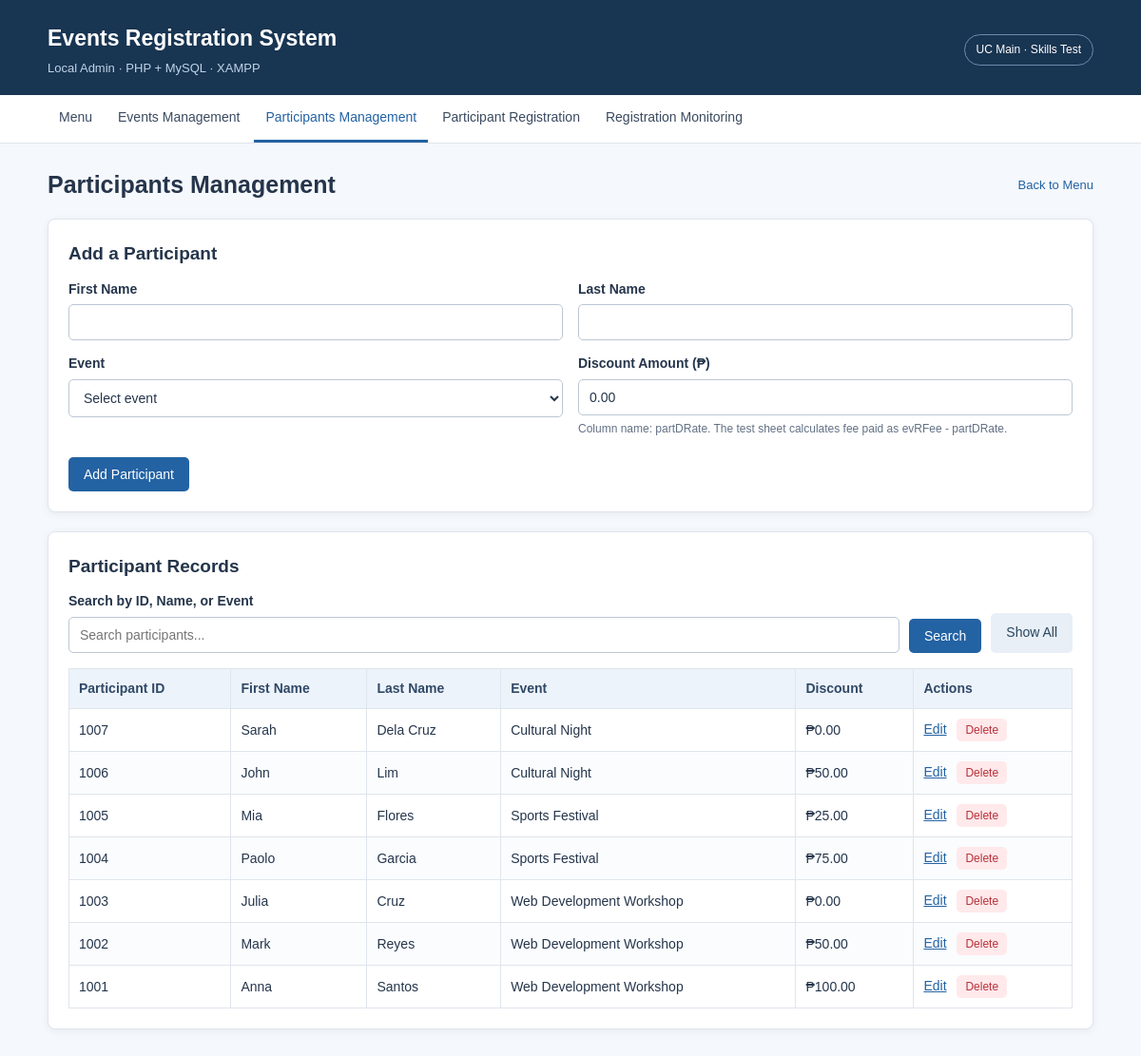
Screenshot of /participants.php with the database file from the repository.
### tables this page shows
CREATE TABLE IF NOT EXISTS Participants (
    partID INT AUTO_INCREMENT PRIMARY KEY,
    evCode INT NOT NULL,
    partFName VARCHAR(100) NOT NULL,
    partLName VARCHAR(100) NOT NULL,
    partDRate DECIMAL(10,2) NOT NULL DEFAULT 0.00,
    FOREIGN KEY (evCode) REFERENCES Events(evCode) ON DELETE RESTRICT
);

CREATE TABLE IF NOT EXISTS Events (
    evCode INT AUTO_INCREMENT PRIMARY KEY,
    evName VARCHAR(150) NOT NULL,
    evDate DATE NOT NULL,
    evVenue VARCHAR(150) NOT NULL,
    evRFee DECIMAL(10,2) NOT NULL DEFAULT 0.00
);

### functions.php (called while the page is built, shortened)
<?php
function h($value): string {
    return htmlspecialchars((string) ($value ?? ''), ENT_QUOTES, 'UTF-8');
}
function peso($value): string {
    return '₱' . number_format((float) $value, 2);
}

### participants.php (the view, shortened to what this page needs)
<?php
require_once 'functions.php';
$pageTitle = 'Participants Management';
$events = $pdo->query('SELECT evCode, evName, evRFee FROM Events ORDER BY evName')->fetchAll();
$edit = null;
$search = trim($_GET['search'] ?? '');
$stmt = $pdo->prepare('SELECT p.*, e.evName, e.evRFee FROM Participants p JOIN Events e ON e.evCode=p.evCode
     WHERE p.partFName LIKE ? OR p.partLName LIKE ? OR e.evName LIKE ? OR CAST(p.partID AS CHAR) LIKE ? ORDER BY p.partID DESC');
$stmt->execute(array_fill(0, 4, '%' . $search . '%'));
$participants = $stmt->fetchAll();
require 'header.php';
?>
<div class="card">
    <h2><?= $edit ? 'Update Participant' : 'Add a Participant' ?></h2>
    <form method="post">
        <div class="form-grid">
            <div class="field"><label for="partFName">First Name</label><input id="partFName" name="partFName" maxlength="100" required value="<?= h($edit['partFName'] ?? '') ?>"></div>
            <div class="field"><label for="partLName">Last Name</label><input id="partLName" name="partLName" maxlength="100" required value="<?= h($edit['partLName'] ?? '') ?>"></div>
            <div class="field"><label for="evCode">Event</label><select id="evCode" name="evCode" required><option value="">Select event</option>
            </select></div>
            <div class="field"><label for="partDRate">Discount Amount (₱)</label><input id="partDRate" name="partDRate" type="number" min="0" max="99999999.99" step="0.01" required value="<?= h($edit['partDRate'] ?? '0.00') ?>"><p class="help">Column name: partDRate. The test sheet calculates fee paid as evRFee - partDRate.</p></div>
        </div>
        <div class="form-actions"><button class="btn" type="submit" <?= !$events ? 'disabled' : '' ?>><?= $edit ? 'Save Changes' : 'Add Participant' ?></button></div>
    </form>
</div>
<div class="card">
    <h2>Participant Records</h2>
    <form class="search-form" method="get">
        <div class="field"><label for="search">Search by ID, Name, or Event</label><input id="search" name="search" placeholder="Search participants..." value="<?= h($search) ?>"></div>
        <button class="btn" type="submit">Search</button><a class="btn btn-secondary" href="participants.php">Show All</a>
    </form>
    <div class="table-wrap"><table><thead><tr><th>Participant ID</th><th>First Name</th><th>Last Name</th><th>Event</th><th>Discount</th><th>Actions</th></tr></thead><tbody>
    <?php foreach ($participants as $p): ?>
        <tr><td><?= h($p['partID']) ?></td><td><?= h($p['partFName']) ?></td><td><?= h($p['partLName']) ?></td><td><?= h($p['evName']) ?></td><td><?= peso($p['partDRate']) ?></td>
        <td class="actions"><a href="participants.php?edit=<?= (int) $p['partID'] ?>">Edit</a>
        <form class="inline" method="post" onsubmit="return confirm('Delete this participant?');">
        <?php csrf_input(); ?><input type="hidden" name="action" value="delete"><input type="hidden" name="partID" value="<?= h($p['partID']) ?>"><button class="btn btn-danger btn-small" type="submit">Delete</button></form></td></tr>
    <?php endforeach; ?>
    </tbody></table></div>
</div>

### header.php (shortened to what this page needs)
<?php
$pageTitle = $pageTitle ?? 'Events Registration System';
$currentPage = basename($_SERVER['PHP_SELF']);
?>
<!doctype html>
<html lang="en">
<head>
    <link rel="stylesheet" href="style.css">
</head>
<body>
<header class="site-header">
    <div class="container topbar">
        <div>
            <a class="brand" href="index.php">Events Registration System</a>
            <div class="subtitle">Local Admin · PHP + MySQL · XAMPP</div>
        </div>
        <span class="header-pill">UC Main · Skills Test</span>
    </div>
</header>
<nav class="navbar" aria-label="Main menu">
    <div class="container navlinks">
        <a class="<?= $currentPage === 'index.php' ? 'active' : '' ?>" href="index.php">Menu</a>
        <a class="<?= $currentPage === 'events.php' ? 'active' : '' ?>" href="events.php">Events Management</a>
        <a class="<?= $currentPage === 'participants.php' ? 'active' : '' ?>" href="participants.php">Participants Management</a>
        <a class="<?= $currentPage === 'registration.php' ? 'active' : '' ?>" href="registration.php">Participant Registration</a>
        <a class="<?= $currentPage === 'monitoring.php' ? 'active' : '' ?>" href="monitoring.php">Registration Monitoring</a>
    </div>
</nav>
<main class="container main-content">
    <div class="page-heading"><h1><?= h($pageTitle) ?></h1><a href="index.php" class="back-link">Back to Menu</a></div>

### style.css (style rules this page uses)
:root { --ink:#25354b; --muted:#637185; --line:#dfe5ec; --blue:#2362a3; --light:#f5f8fc; --white:#fff; --danger:#b73139; }
* { box-sizing: border-box; }
body { margin:0; font-family: Arial, Helvetica, sans-serif; line-height:1.55; background:var(--light); color:var(--ink); font-size:15px; }
a { color:var(--blue); }
.container { width:min(1100px, 94%); margin:0 auto; }
.site-header { color:white; background:#183552; padding:23px 0 18px; }
.topbar { display:flex; justify-content:space-between; gap:16px; align-items:center; }
.brand { color:white; text-decoration:none; font-weight:bold; font-size:23px; }
.subtitle { color:#bfd4e8; font-size:13px; margin-top:3px; }
.header-pill { border:1px solid #6d8dad; border-radius:24px; padding:6px 12px; font-size:12px; white-space:nowrap; }
.navbar { background:#fff; border-bottom:1px solid var(--line); }
.navlinks { display:flex; flex-wrap:wrap; gap:3px; }
.navlinks a { text-decoration:none; padding:13px 12px; display:block; color:#3a4a60; border-bottom:3px solid transparent; font-size:14px; }
.navlinks a:hover, .navlinks .active { border-bottom-color:var(--blue); color:var(--blue); }
.main-content { min-height:67vh; padding:24px 0 44px; }
.page-heading { display:flex; align-items:center; justify-content:space-between; gap:15px; margin-bottom:16px; }
h1 { font-size:25px; margin:0; }
h2 { font-size:19px; margin:0 0 12px; }
.back-link { font-size:13px; text-decoration:none; }
p { margin:8px 0 16px; }
.card { background:var(--white); border:1px solid var(--line); border-radius:8px; padding:21px; margin-bottom:20px; box-shadow:0 2px 8px #243a5410; }
label { display:block; font-size:14px; font-weight:bold; margin-bottom:5px; }
input, select { display:block; width:100%; border:1px solid #bcc7d4; border-radius:5px; padding:10px 11px; font-family:inherit; font-size:14px; color:var(--ink); background:#fff; }
.field { margin-bottom:14px; }
.form-grid { display:grid; grid-template-columns:repeat(2,minmax(0,1fr)); gap:0 16px; }
.help { color:var(--muted); font-size:12px; margin:5px 0 0; }
.form-actions { display:flex; align-items:center; flex-wrap:wrap; gap:10px; margin-top:6px; }
.btn { display:inline-block; border:none; border-radius:5px; padding:10px 16px; font-family:inherit; font-size:14px; cursor:pointer; background:var(--blue); color:white; text-decoration:none; }
.btn-secondary { color:#28465f; background:#e9eff6; }
.btn-danger { color:var(--danger); background:#ffe9eb; }
.btn-small { padding:5px 9px; font-size:12px; }
.inline { display:inline; }
.search-form { display:flex; flex-wrap:wrap; gap:10px; align-items:end; margin-bottom:16px; }
.search-form .field { flex:1; margin:0; min-width:180px; }
.table-wrap { overflow-x:auto; }
table { border-collapse:collapse; width:100%; font-size:14px; }
th,td { border:1px solid var(--line); padding:10px; text-align:left; vertical-align:middle; }
th { background:#edf3fa; color:#304967; white-space:nowrap; }
tr:nth-child(even) td { background:#fafcfe; }
.actions { white-space:nowrap; }
.actions a { margin-right:7px; }

### rows the page displays
participants: partID "1007", partFName "Sarah", partLName "Dela Cruz", evCode.evName "Cultural Night", partDRate "₱0.00"
participants: partID "1006", partFName "John", partLName "Lim", evCode.evName "Cultural Night", partDRate "₱50.00"
participants: partID "1005", partFName "Mia", partLName "Flores", evCode.evName "Sports Festival", partDRate "₱25.00"
participants: partID "1004", partFName "Paolo", partLName "Garcia", evCode.evName "Sports Festival", partDRate "₱75.00"
participants: partID "1003", partFName "Julia", partLName "Cruz", evCode.evName "Web Development Workshop", partDRate "₱0.00"
participants: partID "1002", partFName "Mark", partLName "Reyes", evCode.evName "Web Development Workshop", partDRate "₱50.00"
participants: partID "1001", partFName "Anna", partLName "Santos", evCode.evName "Web Development Workshop", partDRate "₱100.00"

### other values shown
$pageTitle "Participants Management"
